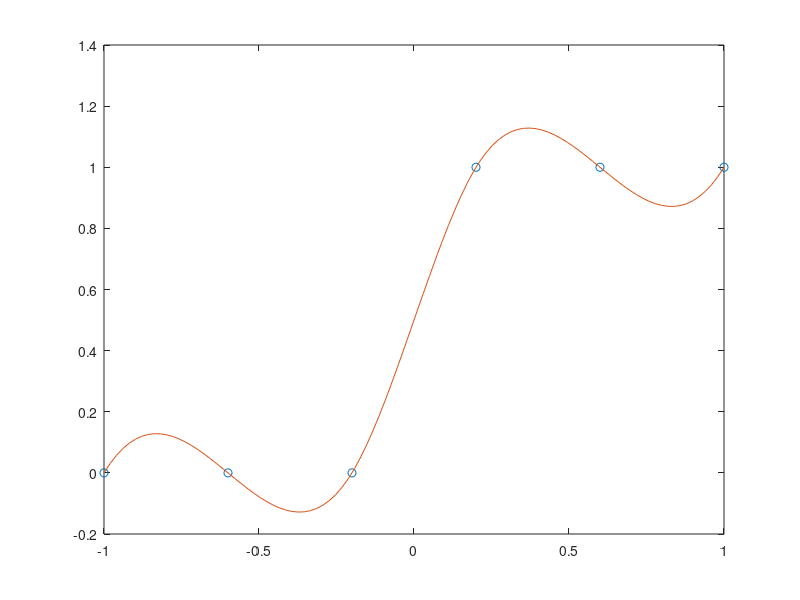

The MATLAB source for this figure:
 x=linspace(-1,1,6)
 y=[0,0,0,1,1,1]
 xx=linspace(-1,1) 
 yy=spline(x,y,xx) 
 x1=linspace(-1,0)
 x2=linspace(0,1)
 y1=0
 y2=1
 plot(x,y,'o',xx,yy,x1,y1,'--',x2,y2,'--')
